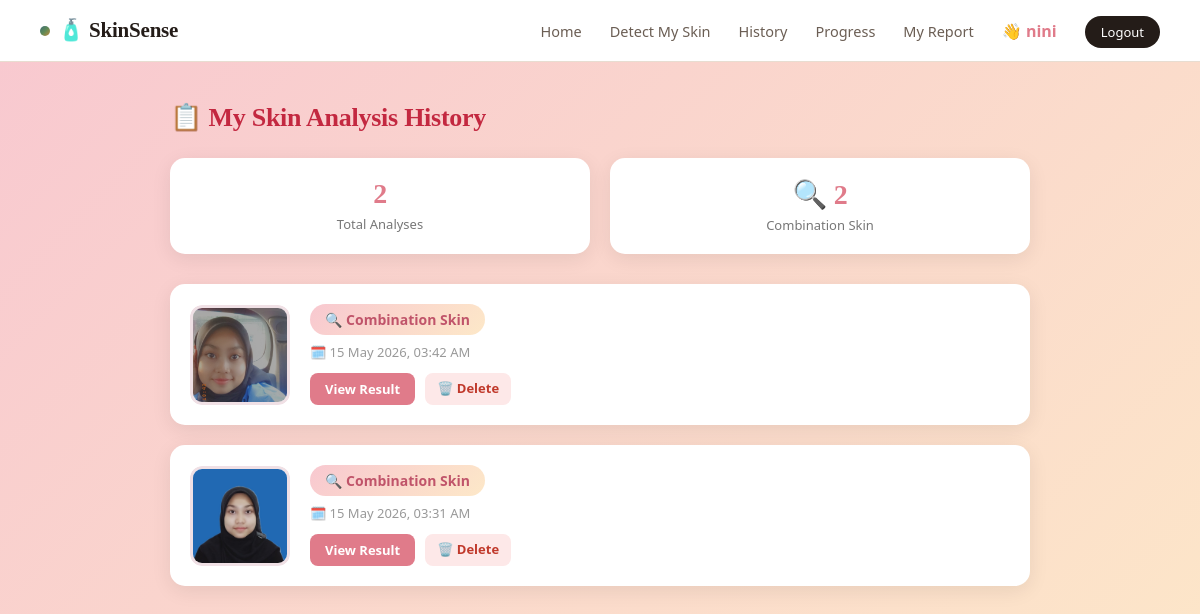
/history.php (signed in), run on the app's committed database.
### tables this page shows
CREATE TABLE `skin_analysis` (
  `id` int NOT NULL,
  `user_id` int NOT NULL,
  `image_path` varchar(255) DEFAULT NULL,
  `skin_type` varchar(50) DEFAULT NULL,
  `detected_at` timestamp NULL DEFAULT CURRENT_TIMESTAMP
);

### history.php (the view, shortened to what this page needs)
<?php
require_once 'includes/db.php';
$userId = $_SESSION['user_id'];
$result = mysqli_query($conn,
    "SELECT * FROM skin_analysis
     WHERE user_id='$userId'
     ORDER BY detected_at DESC");
$totalAnalyses = mysqli_num_rows($result);
$skinEmojis = [
    "oily" => "💦",
    "dry" => "🌵",
    "normal" => "✨",
];
?>
<!DOCTYPE html>
<html lang="en">
<head>
    <link rel="stylesheet" href="assets/css/style.css">
    <link rel="stylesheet" href="assets/css/style1.css">
</head>
<body>
<body class="gradient-bg">
    <nav>
        <div class="nav-container">
            <a href="home.php" style="text-decoration:none;">
                <h1 class="logo">🧴 SkinSense</h1>
            </a>
            <ul>
                <li><a href="home.php">Home</a></li>
                <li><a href="upload.php">Detect My Skin</a></li>
                <li><a href="history.php">History</a></li>
                <li><a href="progress.php">Progress</a></li>
                <li><a href="report.php">My Report</a></li>
                <?php if(isset($_SESSION['user_id'])): ?>
                    <li style="color:#e07b8a; font-weight:bold;">
                        👋 <?php echo $_SESSION['user_name']; ?>
                    </li>
                    <li><a href="#" class="btn-logout" onclick="openLogoutModal(event)">Logout</a></li>
                <?php else: ?>
                    <li><a href="login.php">Login</a></li>
                    <li><a href="register.php">Register</a></li>
                <?php endif; ?>
            </ul>
        </div>
    </nav>
    <div class="history-container">
        <h2 class="history-title">📋 My Skin Analysis History</h2>
        <div class="history-stats">
            <div class="history-stat">
                <h3><?php echo $totalAnalyses; ?></h3>
                <p>Total Analyses</p>
            </div>
            <?php
            $skinCounts = mysqli_query($conn,
                "SELECT skin_type, COUNT(*) as total
                 FROM skin_analysis
                 WHERE user_id='$userId'
                 GROUP BY skin_type");
            while($count = mysqli_fetch_assoc($skinCounts)): ?>
            <div class="history-stat">
                <h3>
                    <?php echo $skinEmojis[$count['skin_type']] ?? '🔍'; ?>
                    <?php echo $count['total']; ?>
                </h3>
                <p><?php echo ucfirst($count['skin_type']); ?> Skin</p>
            </div>
            <?php endwhile; ?>
        </div>
        <?php if($totalAnalyses == 0): ?>
        <div class="empty-history">
            <span>🔍</span>
            <h3>No analyses yet!</h3>
            <p>Upload your first photo to get started</p>
            <a href="upload.php" class="btn-main">Start Detection →</a>
        </div>
        <?php else: ?>
        <div class="history-grid">
            <?php
            $result = mysqli_query($conn,
                "SELECT * FROM skin_analysis
                 WHERE user_id='$userId'
                 ORDER BY detected_at DESC");
            while($analysis = mysqli_fetch_assoc($result)):
                $skinType = $analysis['skin_type'];
                $emoji = $skinEmojis[$skinType] ?? '🔍';
            ?>
            <div class="history-card">
                    <div class="history-image">
                        <?php if($analysis['image_path'] && file_exists($analysis['image_path'])): ?>
                        <img src="<?php echo $analysis['image_path']; ?>"
                            alt="Skin photo"
                            style="width:100px; height:100px; object-fit:cover;
                                    border-radius:12px; border:3px solid #f0e0e5;">
                        <?php else: ?>
                        <div class="no-image">🖼️</div>
                        <?php endif; ?>
                    </div>
                <div class="history-info">
                    <div class="history-badge">
                        <?php echo $emoji; ?>
                        <?php echo ucfirst($skinType); ?> Skin
                    </div>
                    <p class="history-date">
                        🗓️ <?php echo date('d M Y, h:i A',
                            strtotime($analysis['detected_at'])); ?>
                    </p>
                    <div class="history-actions">
                        <a href="result.php?id=<?php echo $analysis['id']; ?>"
                           class="btn-view">View Result</a>
                        <a href="history.php?delete=<?php echo $analysis['id']; ?>"
                           class="btn-delete"
                           onclick="return confirm('Delete this analysis?')">
                           🗑️ Delete
                        </a>
                    </div>
                </div>
            </div>
            <?php endwhile; ?>
        </div>
        <?php endif; ?>
    </div>
</body>
</html>

### assets/css/style.css (style rules this page uses)
:root { --paper: #FBF6EF; --paper-deep: #F3EADC; --ink: #241C18; --ink-soft: #6B5E54; --ink-faint: #9C8F82; --line: #E8DDD1; --card: #FFFFFF; --clay: #e07b8a; --clay-deep: #c0546a; --clay-tint: #fde8ec; --oily: #3D6E77; --oily-tint: #DCE9EA; --dry: #C08A3E; --dry-tint: #F2E6D1; --normal: #5F8A56; --normal-tint:#DFEBDA; --success: #4C8B5C; --success-tint: #E3F0E4; --error: #B8483A; --error-tint: #F7E4E0; --radius-sm: 8px; --radius-md: 14px; --radius-lg: 22px; --shadow: 0 10px 30px rgba(36,28,24,0.08); --shadow-sm: 0 4px 14px rgba(36,28,24,0.06); }
body { font-family: 'Quicksand', 'Segoe UI', sans-serif; }
h1, h2, h3 { font-family: 'Fredoka', 'Quicksand', sans-serif; font-weight: 600; }
* { margin: 0; padding: 0; box-sizing: border-box; }
html { scroll-behavior: smooth; }
body { background-color: var(--paper); color: var(--ink); font-family: 'IBM Plex Sans', 'Segoe UI', sans-serif; -webkit-font-smoothing: antialiased; }
.gradient-bg { background: linear-gradient(135deg, #f8c8d0, #fde8c8); min-height: 100vh; }
h1, h2, h3 { font-family: 'Newsreader', Georgia, serif; font-weight: 600; letter-spacing: -0.01em; }
nav { background-color: var(--card); padding: 18px 40px; border-bottom: 1px solid var(--line); }
.nav-container { display: flex; justify-content: space-between; align-items: center; max-width: 1200px; margin: 0 auto; }
.logo { color: var(--ink); font-size: 21px; font-weight: 600; letter-spacing: -0.01em; display: flex; align-items: center; gap: 8px; }
.logo::before { content: ""; display: inline-block; width: 10px; height: 10px; border-radius: 50%; background: linear-gradient(135deg, var(--oily) 0%, var(--normal) 50%, var(--dry) 100%); }
nav ul { list-style: none; display: flex; align-items: center; gap: 28px; }
nav ul li a { text-decoration: none; color: var(--ink-soft); font-weight: 500; font-size: 14.5px; transition: color 0.15s; }
.btn-logout { background: var(--ink) !important; color: var(--card) !important; padding: 7px 16px !important; border-radius: 999px !important; font-size: 13px !important; }

### assets/css/style1.css (style rules this page uses)
* { margin: 0; padding: 0; box-sizing: border-box; font-family: 'Segoe UI', sans-serif; }
body { background-color: #fdf6f0; color: #333; }
.btn-delete { background: #fde8e8; color: #c0392b; padding: 6px 12px; border-radius: 8px; text-decoration: none; font-size: 13px; font-weight: bold; }
.history-container { max-width: 900px; margin: 40px auto; padding: 0 20px; }
.history-title { color: #c32840; margin-bottom: 25px; font-size: 26px; }
.history-stats { display: flex; gap: 20px; margin-bottom: 30px; flex-wrap: wrap; }
.history-stat { background: white; border-radius: 15px; padding: 20px 30px; text-align: center; box-shadow: 0 5px 20px rgba(0,0,0,0.08); flex: 1; min-width: 120px; }
.history-stat h3 { color: #e07b8a; font-size: 28px; margin-bottom: 5px; }
.history-stat p { color: #777; font-size: 13px; }
.history-grid { display: flex; flex-direction: column; gap: 20px; }
.history-card { background: white; border-radius: 15px; padding: 20px; display: flex; gap: 20px; align-items: center; box-shadow: 0 5px 20px rgba(0,0,0,0.08); overflow: hidden; max-width: 100%; }
.history-image img { width: 100px; height: 100px; object-fit: cover; object-position: center; border-radius: 12px; border: 3px solid #f0e0e5; display: block; max-width: 100px; max-height: 100px; overflow: hidden; }
.history-image { width: 100px; height: 100px; overflow: hidden; border-radius: 12px; flex-shrink: 0; }
.history-info { flex: 1; }
.history-badge { display: inline-block; background: linear-gradient(135deg, #f8c8d0, #fde8c8); color: #c0546a; padding: 6px 15px; border-radius: 20px; font-weight: bold; font-size: 14px; margin-bottom: 8px; }
.history-date { color: #999; font-size: 13px; margin-bottom: 12px; }
.history-actions { display: flex; gap: 10px; }
.btn-view { background: #e07b8a; color: white; padding: 7px 15px; border-radius: 8px; text-decoration: none; font-size: 13px; font-weight: bold; }

### data on the page
skin_analysis: image_path (picture), skin_type "🔍", skin_type "Combination", detected_at "15 May 2026, 03:42 AM"
skin_analysis: image_path (picture), skin_type "🔍", skin_type "Combination", detected_at "15 May 2026, 03:31 AM"

### other printed values
$_SESSION['user_name'] "nini"
$totalAnalyses "2"
$skinEmojis[$count['skin_type']] "🔍"
$count['total'] "2"
$count['skin_type'] "Combination"
